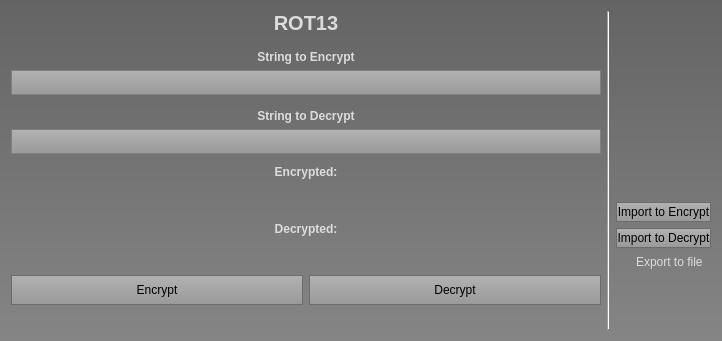
<?xml version="1.0" encoding="UTF-8"?>
<ui version="4.0">
 <class>Form</class>
 <widget class="QWidget" name="Form">
  <property name="geometry">
   <rect>
    <x>0</x>
    <y>0</y>
    <width>722</width>
    <height>341</height>
   </rect>
  </property>
  <property name="windowTitle">
   <string>Form</string>
  </property>
  <property name="styleSheet">
   <string notr="true">background-color: qlineargradient(spread:reflect, x1:0.573682, y1:0, x2:0.574364, y2:1, stop:0 rgba(100, 100, 100, 255), stop:1 rgba(133, 133, 133, 255));
/*svetlejsi verze, prvni 3 jsou 115,115,115*/

</string>
  </property>
  <layout class="QGridLayout" name="gridLayout" columnstretch="1,0,0,0">
   <item row="0" column="0" rowspan="2">
    <layout class="QVBoxLayout" name="verticalLayout">
     <item>
      <widget class="QLabel" name="hlavniNadpis">
       <property name="sizePolicy">
        <sizepolicy hsizetype="Preferred" vsizetype="Preferred">
         <horstretch>0</horstretch>
         <verstretch>0</verstretch>
        </sizepolicy>
       </property>
       <property name="font">
        <font>
         <pointsize>15</pointsize>
         <weight>75</weight>
         <bold>true</bold>
        </font>
       </property>
       <property name="styleSheet">
        <string notr="true">color: rgb(220, 220, 220);
border-color: rgb(61, 61, 61);
background-color: transparent;</string>
       </property>
       <property name="text">
        <string>ROT13</string>
       </property>
       <property name="alignment">
        <set>Qt::AlignCenter</set>
       </property>
      </widget>
     </item>
     <item>
      <widget class="QLabel" name="labelHodnotaA">
       <property name="minimumSize">
        <size>
         <width>250</width>
         <height>0</height>
        </size>
       </property>
       <property name="font">
        <font>
         <weight>75</weight>
         <bold>true</bold>
        </font>
       </property>
       <property name="styleSheet">
        <string notr="true">color: rgb(220, 220, 220);
border-color: rgb(61, 61, 61);
background-color: transparent;</string>
       </property>
       <property name="text">
        <string>String to Encrypt</string>
       </property>
       <property name="alignment">
        <set>Qt::AlignBottom|Qt::AlignHCenter</set>
       </property>
      </widget>
     </item>
     <item>
      <widget class="QLineEdit" name="plainText">
       <property name="sizePolicy">
        <sizepolicy hsizetype="Preferred" vsizetype="Fixed">
         <horstretch>0</horstretch>
         <verstretch>0</verstretch>
        </sizepolicy>
       </property>
       <property name="minimumSize">
        <size>
         <width>0</width>
         <height>25</height>
        </size>
       </property>
       <property name="layoutDirection">
        <enum>Qt::LeftToRight</enum>
       </property>
       <property name="styleSheet">
        <string notr="true">QLineEdit {
  qproperty-alignment: 'AlignVCenter | AlignLeft';
  border: 1px solid gray;
	background-color: qlineargradient(spread:reflect, x1:0.573682, y1:0, x2:0.574364, y2:1, stop:0 rgba(178, 178, 178, 255), stop:1 rgba(153, 153, 153, 255));
}

</string>
       </property>
       <property name="alignment">
        <set>Qt::AlignLeading|Qt::AlignLeft|Qt::AlignVCenter</set>
       </property>
      </widget>
     </item>
     <item>
      <widget class="QLabel" name="labelHodnotaB">
       <property name="minimumSize">
        <size>
         <width>250</width>
         <height>0</height>
        </size>
       </property>
       <property name="font">
        <font>
         <weight>75</weight>
         <bold>true</bold>
        </font>
       </property>
       <property name="styleSheet">
        <string notr="true">color: rgb(220, 220, 220);
border-color: rgb(61, 61, 61);
background-color: transparent;</string>
       </property>
       <property name="text">
        <string>String to Decrypt</string>
       </property>
       <property name="alignment">
        <set>Qt::AlignBottom|Qt::AlignHCenter</set>
       </property>
      </widget>
     </item>
     <item>
      <widget class="QLineEdit" name="cipherText">
       <property name="sizePolicy">
        <sizepolicy hsizetype="Preferred" vsizetype="Fixed">
         <horstretch>0</horstretch>
         <verstretch>0</verstretch>
        </sizepolicy>
       </property>
       <property name="minimumSize">
        <size>
         <width>0</width>
         <height>25</height>
        </size>
       </property>
       <property name="styleSheet">
        <string notr="true">QLineEdit {
  qproperty-alignment: 'AlignVCenter | AlignLeft';
  border: 1px solid gray;
	background-color: qlineargradient(spread:reflect, x1:0.573682, y1:0, x2:0.574364, y2:1, stop:0 rgba(178, 178, 178, 255), stop:1 rgba(153, 153, 153, 255));
}

</string>
       </property>
      </widget>
     </item>
     <item>
      <widget class="QLabel" name="label">
       <property name="font">
        <font>
         <weight>75</weight>
         <bold>true</bold>
        </font>
       </property>
       <property name="styleSheet">
        <string notr="true">color: rgb(220, 220, 220);
border-color: rgb(61, 61, 61);
background-color: transparent;</string>
       </property>
       <property name="text">
        <string>Encrypted:</string>
       </property>
       <property name="alignment">
        <set>Qt::AlignCenter</set>
       </property>
      </widget>
     </item>
     <item>
      <widget class="QLabel" name="cipherTextLine">
       <property name="sizePolicy">
        <sizepolicy hsizetype="Preferred" vsizetype="Preferred">
         <horstretch>0</horstretch>
         <verstretch>0</verstretch>
        </sizepolicy>
       </property>
       <property name="minimumSize">
        <size>
         <width>211</width>
         <height>20</height>
        </size>
       </property>
       <property name="font">
        <font>
         <weight>75</weight>
         <bold>true</bold>
        </font>
       </property>
       <property name="styleSheet">
        <string notr="true">color: rgb(220, 220, 220);
border-color: rgb(61, 61, 61);
background-color: transparent;</string>
       </property>
       <property name="inputMethodHints">
        <set>Qt::ImhNone</set>
       </property>
       <property name="frameShadow">
        <enum>QFrame::Plain</enum>
       </property>
       <property name="text">
        <string/>
       </property>
       <property name="textFormat">
        <enum>Qt::AutoText</enum>
       </property>
       <property name="alignment">
        <set>Qt::AlignRight|Qt::AlignTrailing|Qt::AlignVCenter</set>
       </property>
       <property name="textInteractionFlags">
        <set>Qt::LinksAccessibleByMouse|Qt::TextSelectableByKeyboard|Qt::TextSelectableByMouse</set>
       </property>
      </widget>
     </item>
     <item>
      <widget class="QLabel" name="label_10">
       <property name="font">
        <font>
         <weight>75</weight>
         <bold>true</bold>
         <stylestrategy>PreferDefault</stylestrategy>
         <kerning>true</kerning>
        </font>
       </property>
       <property name="autoFillBackground">
        <bool>false</bool>
       </property>
       <property name="styleSheet">
        <string notr="true">color: rgb(220, 220, 220);
border-color: rgb(61, 61, 61);
background-color: transparent;</string>
       </property>
       <property name="frameShape">
        <enum>QFrame::NoFrame</enum>
       </property>
       <property name="frameShadow">
        <enum>QFrame::Plain</enum>
       </property>
       <property name="text">
        <string>Decrypted:</string>
       </property>
       <property name="alignment">
        <set>Qt::AlignCenter</set>
       </property>
      </widget>
     </item>
     <item>
      <widget class="QLabel" name="plainTextLine">
       <property name="minimumSize">
        <size>
         <width>211</width>
         <height>20</height>
        </size>
       </property>
       <property name="font">
        <font>
         <weight>75</weight>
         <bold>true</bold>
        </font>
       </property>
       <property name="layoutDirection">
        <enum>Qt::LeftToRight</enum>
       </property>
       <property name="autoFillBackground">
        <bool>false</bool>
       </property>
       <property name="styleSheet">
        <string notr="true">color: rgb(220, 220, 220);
border-color: rgb(61, 61, 61);
background-color: transparent;</string>
       </property>
       <property name="frameShape">
        <enum>QFrame::NoFrame</enum>
       </property>
       <property name="frameShadow">
        <enum>QFrame::Plain</enum>
       </property>
       <property name="text">
        <string/>
       </property>
       <property name="alignment">
        <set>Qt::AlignRight|Qt::AlignTrailing|Qt::AlignVCenter</set>
       </property>
       <property name="textInteractionFlags">
        <set>Qt::LinksAccessibleByMouse|Qt::TextSelectableByKeyboard|Qt::TextSelectableByMouse</set>
       </property>
      </widget>
     </item>
    </layout>
   </item>
   <item row="0" column="1" rowspan="3" colspan="2">
    <widget class="Line" name="line">
     <property name="styleSheet">
      <string notr="true">Line{
color: rgb(21, 21, 21);
bored: 2px solid black;

}</string>
     </property>
     <property name="orientation">
      <enum>Qt::Vertical</enum>
     </property>
    </widget>
   </item>
   <item row="2" column="0">
    <layout class="QHBoxLayout" name="horizontalLayout">
     <property name="bottomMargin">
      <number>25</number>
     </property>
     <item>
      <widget class="QPushButton" name="encryptBtn">
       <property name="enabled">
        <bool>true</bool>
       </property>
       <property name="sizePolicy">
        <sizepolicy hsizetype="Minimum" vsizetype="Fixed">
         <horstretch>0</horstretch>
         <verstretch>0</verstretch>
        </sizepolicy>
       </property>
       <property name="minimumSize">
        <size>
         <width>150</width>
         <height>30</height>
        </size>
       </property>
       <property name="focusPolicy">
        <enum>Qt::StrongFocus</enum>
       </property>
       <property name="styleSheet">
        <string notr="true">QPushButton {
  qproperty-alignment: 'AlignVCenter | AlignRight';
  border: 1px solid gray;
	background-color: qlineargradient(spread:reflect, x1:0.573682, y1:0, x2:0.574364, y2:1, stop:0 rgba(178, 178, 178, 255), stop:1 rgba(153, 153, 153, 255));
	
	border-color: rgb(108, 108, 108);
}
QPushButton:pressed{
background-color: rgb(130, 130, 130);
/*background-color: qlineargradient(spread:reflect, x1:0.573682, y1:0, x2:0.574364, y2:1, stop:0 rgba(188, 188, 188, 255), stop:1 rgba(130, 130, 130, 255));*/
}

</string>
       </property>
       <property name="text">
        <string>Encrypt</string>
       </property>
      </widget>
     </item>
     <item>
      <widget class="QPushButton" name="decryptBtn">
       <property name="enabled">
        <bool>true</bool>
       </property>
       <property name="sizePolicy">
        <sizepolicy hsizetype="Minimum" vsizetype="Fixed">
         <horstretch>0</horstretch>
         <verstretch>0</verstretch>
        </sizepolicy>
       </property>
       <property name="minimumSize">
        <size>
         <width>150</width>
         <height>30</height>
        </size>
       </property>
       <property name="styleSheet">
        <string notr="true">QPushButton {
  qproperty-alignment: 'AlignVCenter | AlignRight';
  border: 1px solid gray;
	background-color: qlineargradient(spread:reflect, x1:0.573682, y1:0, x2:0.574364, y2:1, stop:0 rgba(178, 178, 178, 255), stop:1 rgba(153, 153, 153, 255));
	
	border-color: rgb(108, 108, 108);
}
QPushButton:pressed{
background-color: rgb(130, 130, 130);
/*background-color: qlineargradient(spread:reflect, x1:0.573682, y1:0, x2:0.574364, y2:1, stop:0 rgba(188, 188, 188, 255), stop:1 rgba(130, 130, 130, 255));*/
}

</string>
       </property>
       <property name="text">
        <string>Decrypt</string>
       </property>
      </widget>
     </item>
    </layout>
   </item>
   <item row="1" column="3">
    <layout class="QVBoxLayout" name="verticalLayout_2">
     <item>
      <widget class="QPushButton" name="importEnBtn">
       <property name="sizePolicy">
        <sizepolicy hsizetype="Minimum" vsizetype="Fixed">
         <horstretch>0</horstretch>
         <verstretch>0</verstretch>
        </sizepolicy>
       </property>
       <property name="minimumSize">
        <size>
         <width>0</width>
         <height>20</height>
        </size>
       </property>
       <property name="styleSheet">
        <string notr="true">QPushButton {
  border: 1px solid gray;
	background-color: qlineargradient(spread:reflect, x1:0.573682, y1:0, x2:0.574364, y2:1, stop:0 rgba(178, 178, 178, 255), stop:1 rgba(153, 153, 153, 255));
	
	border-color: rgb(108, 108, 108);
}
QPushButton:pressed{
background-color: rgb(130, 130, 130);
/*background-color: qlineargradient(spread:reflect, x1:0.573682, y1:0, x2:0.574364, y2:1, stop:0 rgba(188, 188, 188, 255), stop:1 rgba(130, 130, 130, 255));*/
}

</string>
       </property>
       <property name="text">
        <string>Import to Encrypt</string>
       </property>
      </widget>
     </item>
     <item>
      <widget class="QPushButton" name="importDeBtn">
       <property name="sizePolicy">
        <sizepolicy hsizetype="Minimum" vsizetype="Fixed">
         <horstretch>0</horstretch>
         <verstretch>0</verstretch>
        </sizepolicy>
       </property>
       <property name="minimumSize">
        <size>
         <width>0</width>
         <height>20</height>
        </size>
       </property>
       <property name="styleSheet">
        <string notr="true">QPushButton {
  border: 1px solid gray;
	background-color: qlineargradient(spread:reflect, x1:0.573682, y1:0, x2:0.574364, y2:1, stop:0 rgba(178, 178, 178, 255), stop:1 rgba(153, 153, 153, 255));
	
	border-color: rgb(108, 108, 108);
}
QPushButton:pressed{
background-color: rgb(130, 130, 130);
/*background-color: qlineargradient(spread:reflect, x1:0.573682, y1:0, x2:0.574364, y2:1, stop:0 rgba(188, 188, 188, 255), stop:1 rgba(130, 130, 130, 255));*/
}

</string>
       </property>
       <property name="text">
        <string>Import to Decrypt</string>
       </property>
      </widget>
     </item>
     <item>
      <widget class="QCheckBox" name="exportToFile">
       <property name="styleSheet">
        <string notr="true">background-color: transparent;
color: rgb(220, 220, 220);
border-color: rgb(61, 61, 61);</string>
       </property>
       <property name="text">
        <string>Export to file</string>
       </property>
      </widget>
     </item>
    </layout>
   </item>
  </layout>
 </widget>
 <resources/>
 <connections/>
</ui>
